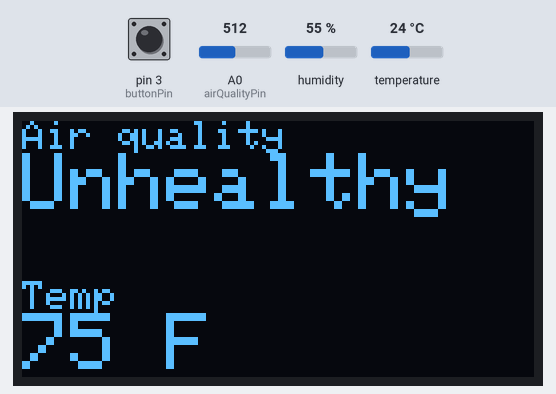
Recording of a sketch running on a simulated Arduino Uno, built with avr-gcc and run on an emulated ATmega328P. On the bench: 128×64 one-colour display. Inputs (shaded band) come from the test bench; at power-on: pin 3 (buttonPin) HIGH, A0 (airQualityPin) = 512, humidity 55 %, temperature 24 °C. The display library's start-up logo is not drawn.

Above: at 3.3 s.
3.4 s: pin 3 (buttonPin) pulled LOW for 3.2 s
At 3.9 s:
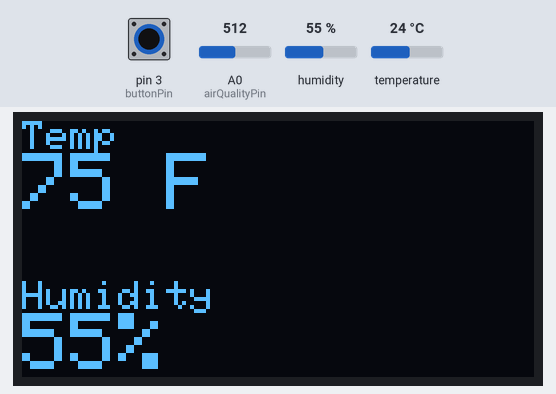
8.1 s: A0 (airQualityPin) set to 306
At 13.7 s:
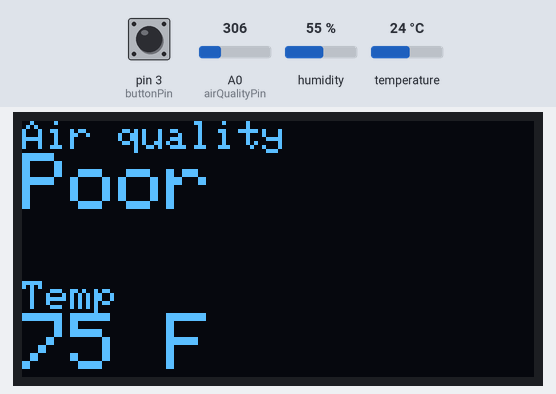
14.0 s: A0 (airQualityPin) set to 122
At 18.7 s:
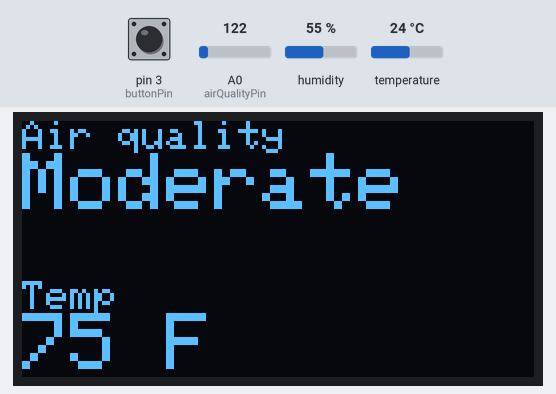
19.0 s: A0 (airQualityPin) set to 0
At 23.7 s:
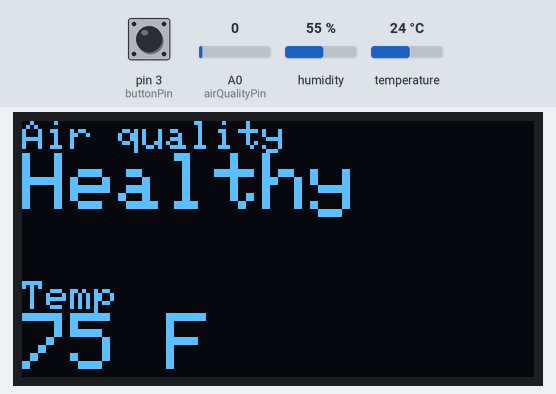
24.0 s: pin 3 (buttonPin) pulled LOW for 3.2 s
At 25.8 s:
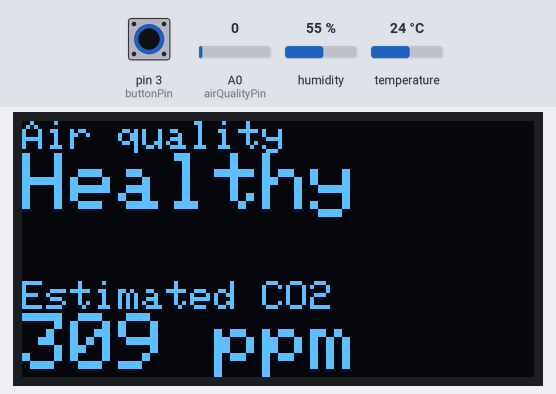
28.7 s: A0 (airQualityPin) set to 900
At 34.1 s:
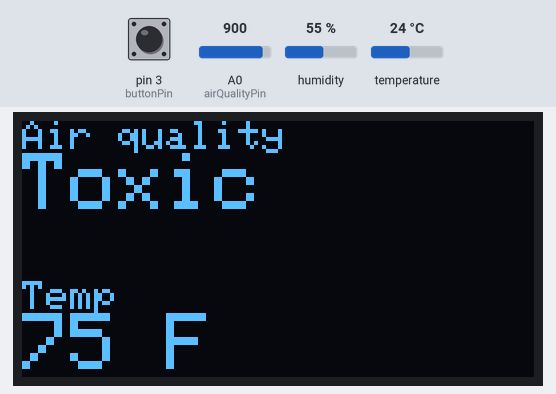
Timing chart, 0 to 35.6 s (numbered marks = the images above; inputs shaded):
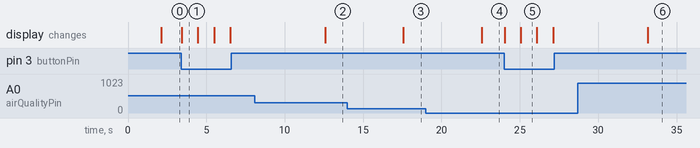

The sketch:

AirQualityMonitor.ino
```cpp
#include <DHT.h>
#include <SPI.h>
#include <Wire.h>
#include <Adafruit_GFX.h>
#include <Adafruit_SSD1306.h>


#define airQualityPin A0

#define buttonPin 3

#define DHTPIN 2
#define DHTTYPE DHT11
DHT dht(DHTPIN, DHTTYPE);

#define SCREEN_WIDTH 128
#define SCREEN_HEIGHT 64
#define OLED_RESET -1
#define SCREEN_ADDRESS 0x3D
Adafruit_SSD1306 display(SCREEN_WIDTH, SCREEN_HEIGHT, &Wire, OLED_RESET);

#define millisecondsPerDay 86400000


int airQualitySensorValue;
int estimatedCO2;
char* quality;

int temp;
int humidity;

unsigned long currentMillis;
unsigned long previousMillis;
// This interval is the number of milliseconds per reading.
const unsigned int interval = 5000;
const unsigned int intervalsIn24Hours = millisecondsPerDay / interval;
int buttonState;

// The daily max array stores 5 of the highest co2 values throughout the day.
int dailyMax[5];
// The daily max stopwatch stores the amount of time since each max occurred.
int dailyMaxStopwatch[5];

int oledState;
// 0 --> main page (air quality and temp)
// 1 --> hum page (temp and humidity)
// 2 --> co2 page (air quality and co2)
// 3 --> daily max page (air quality and daily max co2)


void setup()
{

  // SSD1306_SWITCHCAPVCC = generate display voltage from 3.3V internally
  if(!display.begin(SSD1306_SWITCHCAPVCC, SCREEN_ADDRESS)) {
    Serial.println(F("SSD1306 allocation failed"));
    for(;;); // Don't proceed, loop forever
  }

  // Show initial display buffer contents on the screen --
  // the library initializes this with an Adafruit splash screen.
  display.display();
  delay(2000); // Pause for 2 seconds

  // Clear the buffer
  display.clearDisplay();

  // Initialize variables and such.

  oledState = 0;

  Serial.begin(9600);

  pinMode(airQualityPin, INPUT);
  pinMode(buttonPin, INPUT);
  dht.begin();

  for (int i = 0; i < 5; i++) {
    dailyMax[i] = 0;
    dailyMaxStopwatch[i] = 0;
  }

  previousMillis = millis();

  display.setTextColor(SSD1306_WHITE);

  readAirQuality();
  readTemp();
  setDailyMax();
  displayInfo();

}

void loop()
{

  // Button must be readable at any time.
  operateButton();

  // Millis counts to ~49.7 days before rollover.
  currentMillis = millis();

  // New values are read and displayed every 10 seconds.
  // If the difference is negative, millis has rolled over back to 0.
  if (currentMillis - previousMillis >= interval || currentMillis - previousMillis < 0) {
    readAirQuality();
    readTemp();
    setDailyMax();
    displayInfo();

    previousMillis = currentMillis;
  }

}

void readAirQuality()
{

  // Read gas sensor pin and determine estimated CO2 ppm.
  // CO2 formula was calibrated in 'controlled' environment.
  airQualitySensorValue = analogRead(airQualityPin);
  estimatedCO2 = (int)((float)airQualitySensorValue * 4.6129 + 309.6775);

  // Set quality based on healthy levels.
  if (estimatedCO2 < 750) {
    quality = "Healthy";
  } else if (estimatedCO2 < 1000) {
    quality = "Moderate";
  } else if (estimatedCO2 < 2000) {
    quality = "Poor";
  } else if (estimatedCO2 < 4000) {
    quality = "Unhealthy";
  } else {
    quality = "Toxic";
  }

}

void readTemp()
{

  // Read DHT temperature and humidity values.
  temp = (int)(dht.readTemperature(true));
  humidity = (int)(dht.readHumidity());

  // Throw error message if values are undefined.
  if (isnan(humidity) || isnan(temp)) {
    Serial.println("Failed to read DHT.");
    return;
  }

}

void operateButton()
{

  // Read button state.
  buttonState = digitalRead(buttonPin);

  if (buttonState == LOW) {

    // Scroll to the next oled state.
    if (oledState < 3) {
      oledState++;
    } else {
      oledState = 0;
    }

    // Immediately display new page on button press.
    displayInfo();

    delay(1000);

  }

}

void setDailyMax()
{

  // Check for new daily max values
  if (estimatedCO2 > dailyMax[4]) {
    dailyMax[4] = estimatedCO2;
    int temp;

    // New daily max values and their stopwatches are shifted up as necessary.
    for (int i = 3; i >= 0; --i) {
      if (estimatedCO2 > dailyMax[i]) {
        temp = dailyMax[i];
        dailyMax[i] = estimatedCO2;
        dailyMax[i + 1] = temp;
        dailyMaxStopwatch[i + 1] = dailyMaxStopwatch[i];
      } else {
        dailyMaxStopwatch[i] = 0;
        break;
      }
      dailyMaxStopwatch[i] = 0;
    }

  }

  // Increment all stopwatches.
  for (int i = 0; i < 5; i++) {
   dailyMaxStopwatch[i]++;

    // Based on 24 hr stopwatches that have ended,
    // shift any daily max values and their stopwatches.
    if (dailyMaxStopwatch[i] >= intervalsIn24Hours) {
      for (int j = i + 1; j < 5; j++) {
        dailyMax[j - 1] = dailyMax[j];
        dailyMaxStopwatch[j - 1] = dailyMaxStopwatch[j];
      }

      // Reset last value.
      dailyMax[4] = 0;
      dailyMaxStopwatch[4] = 0;

    }
  }

}

void displayInfo()
{

  display.clearDisplay();
  display.setCursor(0,0);

  if (oledState != 1) {
    display.setTextSize(1);
    display.println(F("Air quality"));
    display.setTextSize(2);
    display.println(quality);
    display.println();
  }

  if (oledState <= 1) {
    display.setTextSize(1);
    display.println(F("Temp"));
    display.setTextSize(2);
    display.print(temp);
    display.println(F(" F"));
  }

  if (oledState == 1) {
    display.println();
    display.setTextSize(1);
    display.println(F("Humidity"));
    display.setTextSize(2);
    display.print(humidity);
    display.println(F("%"));

  } else if (oledState == 2) {
    display.setTextSize(1);
    display.println(F("Estimated CO2"));
    display.setTextSize(2);
    display.print(estimatedCO2);
    display.println(F(" ppm"));

  } else if (oledState == 3){
    display.setTextSize(1);
    display.println(F("24hr max CO2"));
    display.setTextSize(2);
    display.print(dailyMax[0]);
    display.println(F(" ppm"));

  }

  display.display();

}
```

Measured:
- after the input at 3.4 s, the display: changes at once (image 1)
- after the input at 8.1 s, the display: changes after 4.5 s (image 2)
- after the input at 14.0 s, the display: changes after 3.6 s (image 3)
- after the input at 19.0 s, the display: changes after 3.6 s (image 4)
- after the input at 24.0 s, the display: first changes at once (image 5 shows a later state)
- after the input at 28.7 s, the display: changes after 4.5 s (image 6)
- what the display in image 1 shows lasts 1.1 s, from 3.4 s to 4.5 s
